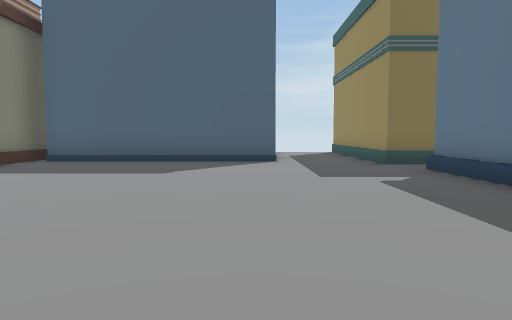
view 1 (above)

24 first-person views from a walk through a 3-D level made in the Unity game engine. The camera is 1.3 m above the floor, tilts 4° down and sees 70° across. The floor is counted in squares, 2 m on a side. Each view is taken from the middle of a square. On the plan, view 1 faces up. The plan holds only what a view shows up to about 11 squares ahead; the rest is blank. The place goes on beyond the plan. The player character is not drawn. Some surface patterns are stand-ins.

view 2
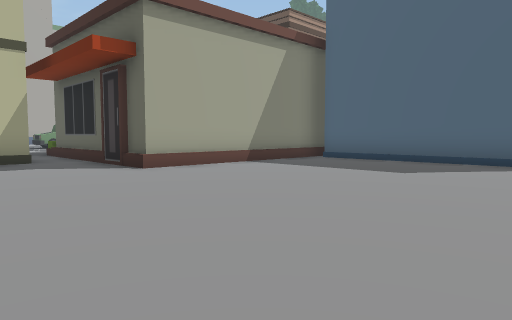

view 3
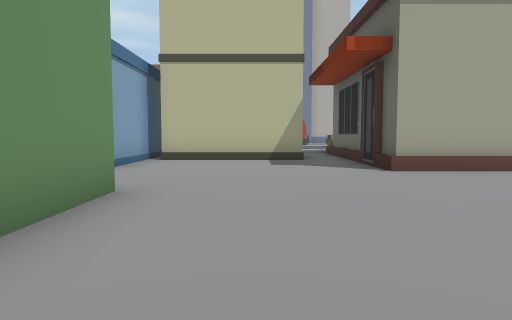

view 4
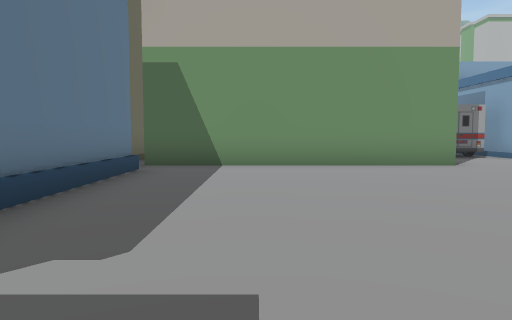

view 5
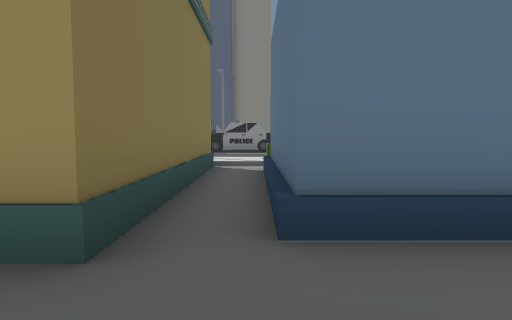

view 6
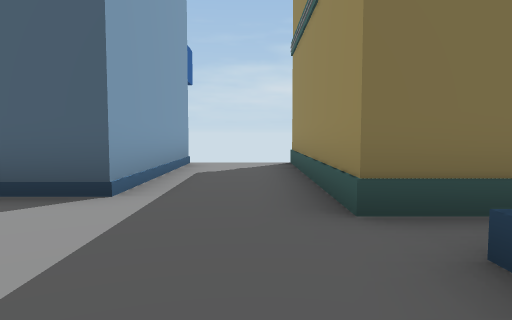

view 7
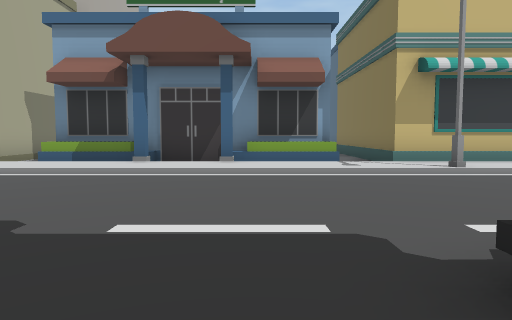

view 8
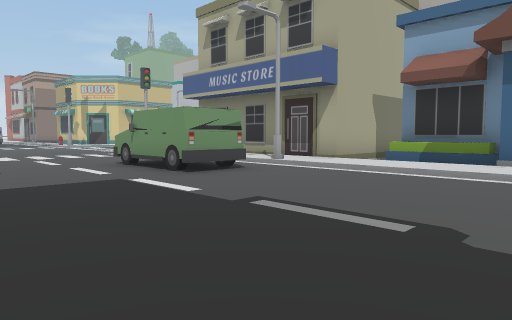

view 9
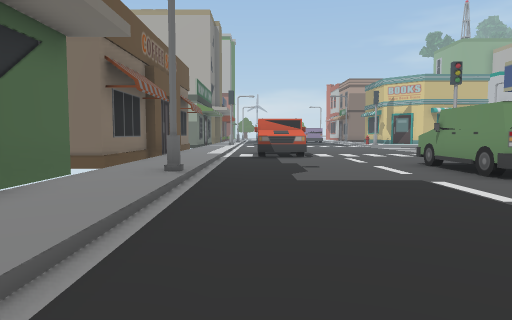

view 10
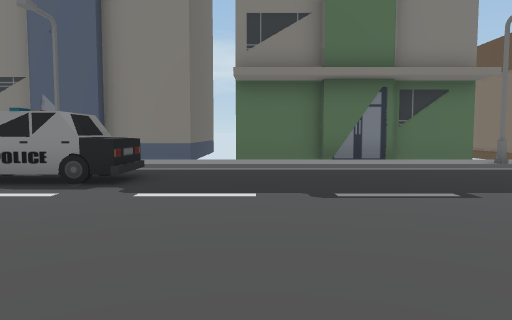

view 11
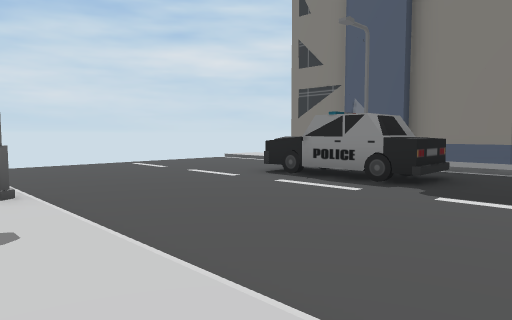

view 12
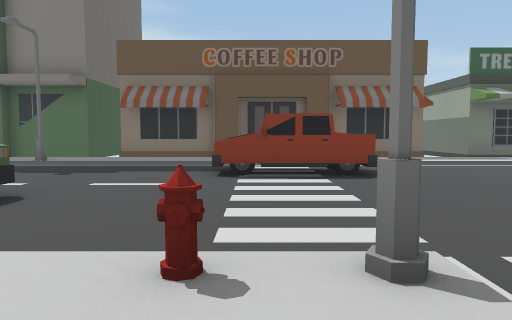

view 13
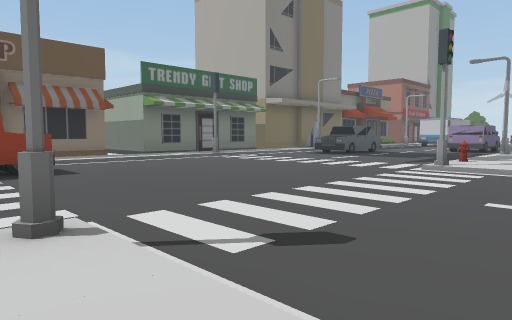

view 14
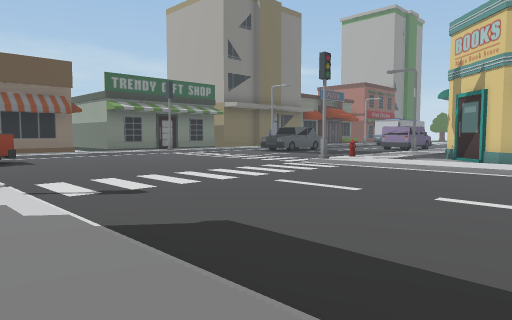

view 15
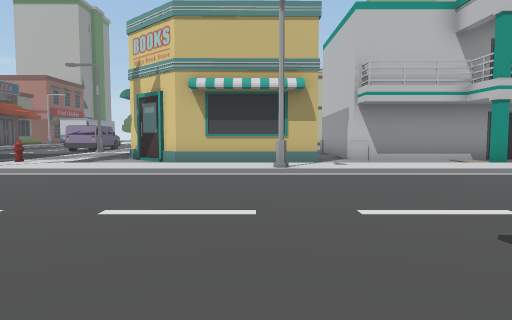

view 16
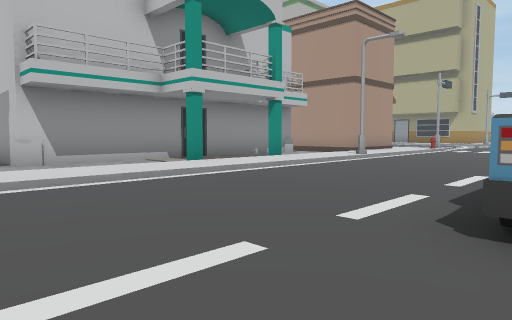

view 17
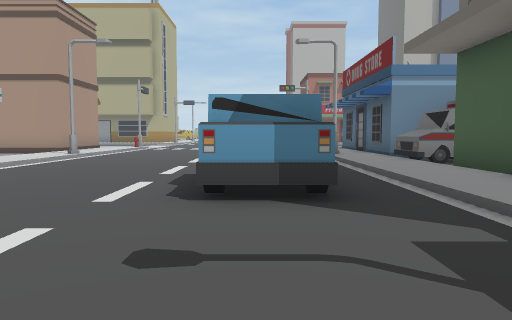

view 18
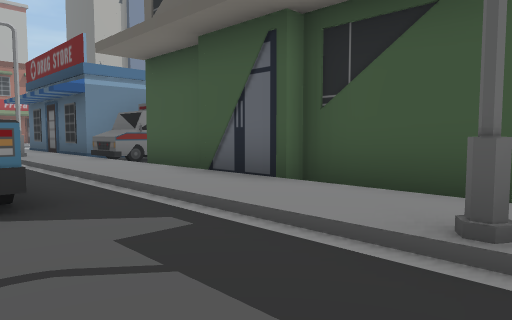

view 19
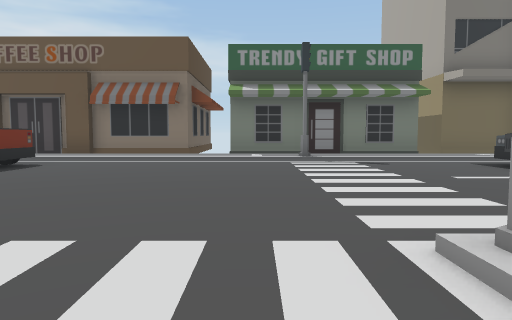

view 20
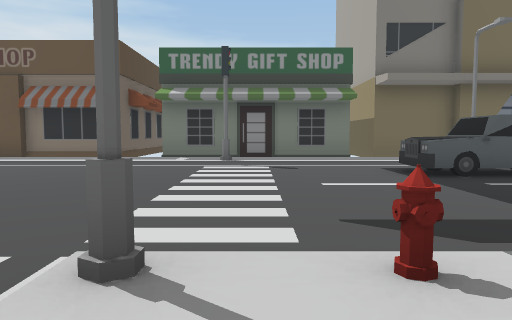

view 21
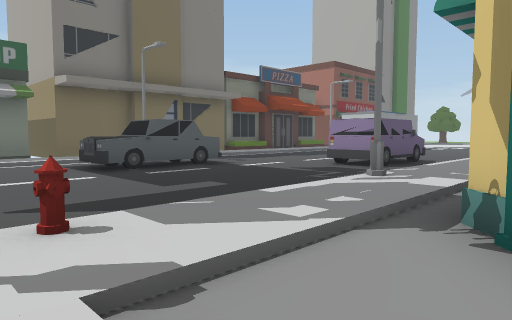

view 22
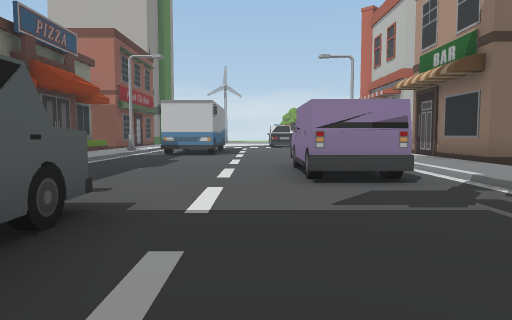

view 23
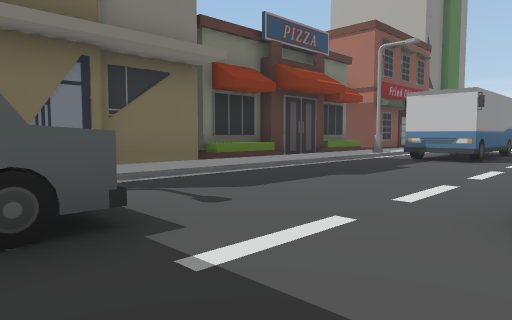

view 24
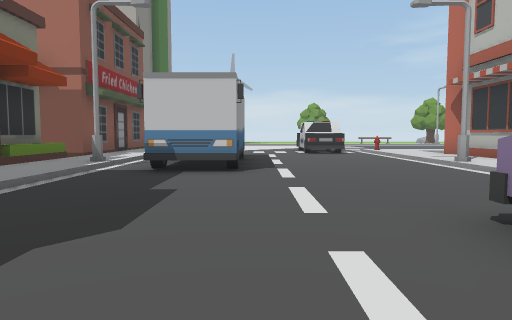

### Floor plan
Key: @ floor where view 1 was taken; # wall or solid block; . main floor; : floor 0.25 m higher than the main floor; / step, stairs or slope; ^ raised ledge; O other object.
Columns run from 10 left of view 1 to 20 right of it. Each row starts with its distance up from view 1.
 12           O..#       ......
 11           O..#      /......  O
 10     O     O..#    #:/......  O
  9     OOOOOOO..#    #:/....O   O
  8     O........######:O....O.O O
  7     O........////////....O./:O
  6     O......../OOOO :/....O./:OO
  5     O......../O  O :/....../:#
  4 OOOOO......../O  O :/....../:O
  3 ............./O  O :/....../:O
  2  O.........../O  O :/....../:O
  1  O.........../O  O :/....../:O
  0  O........@../     //....../:O
 -1  O.....OOOOOOO ####:/.O..../:O
 -2 #####..       #   #:OOO....O:O
 -3     #..       #   #:/ O..../:##
 -4     #O            #   O..../:#
 -5     #O              /....../:#
 -6   ###OOOOOOOOO     :/....../:#
 -7   ::::::::::::::::::O....OO/:#
 -8    O/////////O//////#....O /:#
 -9         O................OO/:#
-10         OOO................/:#
-11      ....................../:#
-12   ........................./:#
-13  ........................../:#
-14  ........................../:#
-15   /O/////////O//////#......#:#
-16    :::::::::::::::::/....../:#
-17       #.#         .:O....../:#
-18       .......####..:/....../:#
-19       ######.    #.:/....O./:#
-20            #      ^:/....O./:O
-21                   #:O....O.O O
-22                    :/....O.  O
-23                    :/....../ O
-24                    :/OO..../:O
-25                    :/OO..../:O
-26                    :/OO..../:O
-27                   #:/....../:O
-28                   #: ....../:O
-29                   #: ....../:O
-30                   #:/....../:O
-31                    :/....OO/:O
-32                   #:O....O O:O
-33                   #:/....O /:O
-34                   #:/....O /:##
-35                    :/....O  :#

Positions as (right, up) in squares from view 1, and headings:
1: (0, 0), facing up
2: (1, 0), facing up-left
3: (1, 1), facing left
4: (1, 7), facing down
5: (1, 7), facing right
6: (2, 5), facing up
7: (16, 5), facing left
8: (16, 4), facing down-left
9: (16, 4), facing down
10: (9, 4), facing right
11: (9, 4), facing up-right
12: (8, -7), facing right
13: (7, -7), facing down-right
14: (4, -7), facing down-right
15: (4, -8), facing down
16: (3, -10), facing down-left
17: (4, -10), facing left
18: (4, -10), facing up-left
19: (8, -14), facing right
20: (8, -16), facing right
21: (7, -16), facing down-right
22: (13, -19), facing down
23: (12, -21), facing down-right
24: (14, -24), facing down
